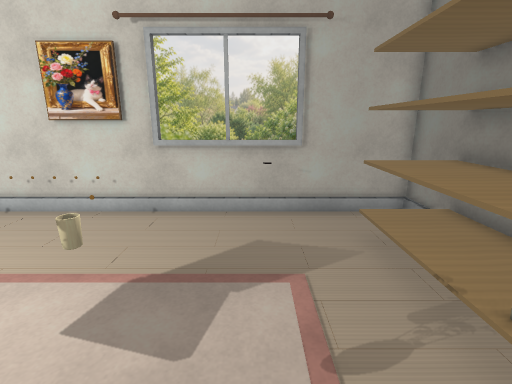
[1] (above)

12 first-person views from a walk through a Unity game level. The camera is 1.5 m above the floor, tilts 14° down and sees 85° across. The floor is counted in squares, 0.5 m on a side. Each view is taken from the middle of a square. On the plan, view 1 faces up. The plan holds only what a view shows up to about 20 squares ahead; the rest is blank. The player is left out. Door leaves are left out, so doorways stand open. Some surface patterns are stand-ins.

[2]
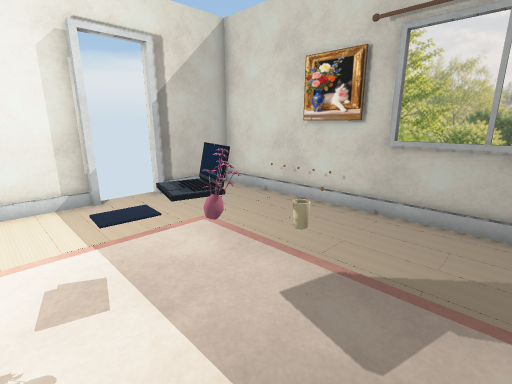

[3]
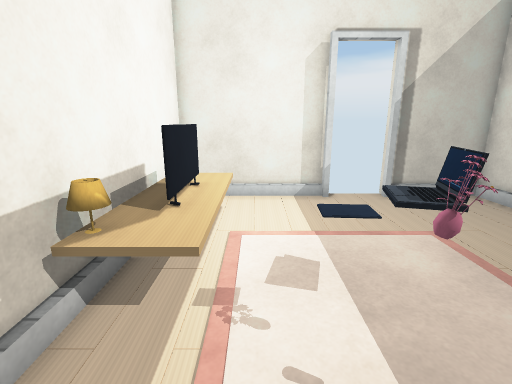

[4]
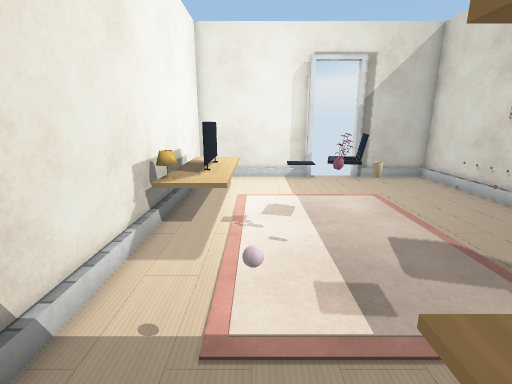

[5]
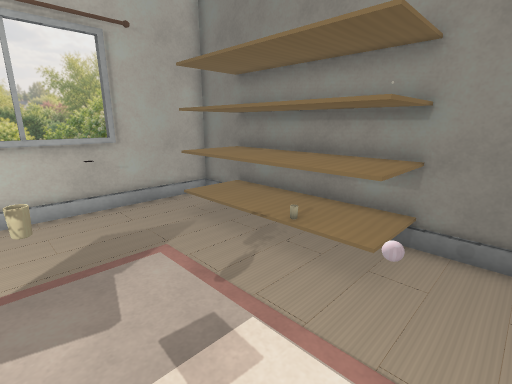

[6]
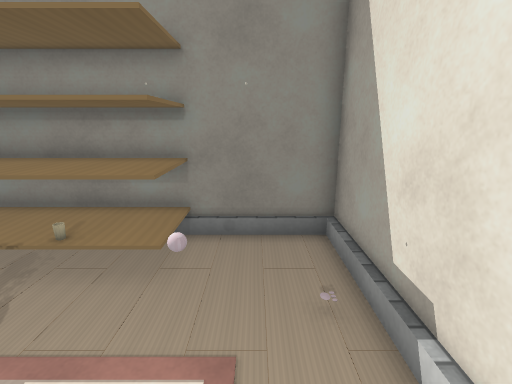

[7]
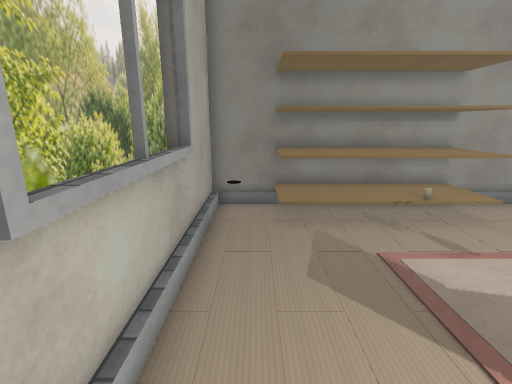

[8]
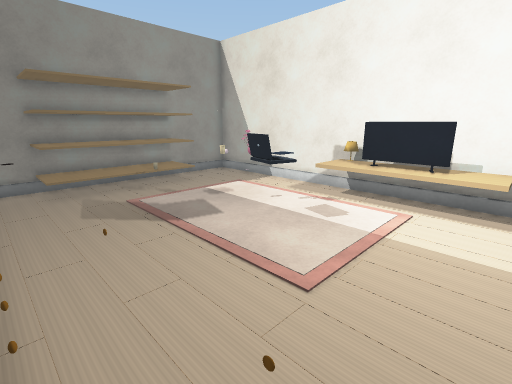

[9]
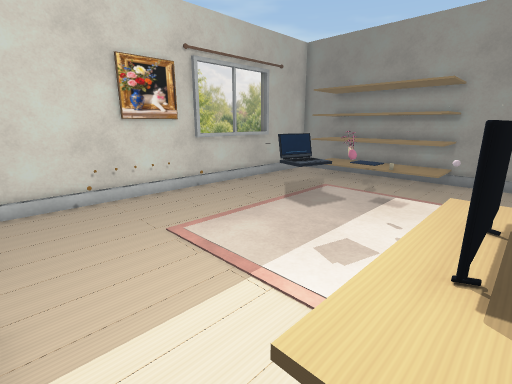

[10]
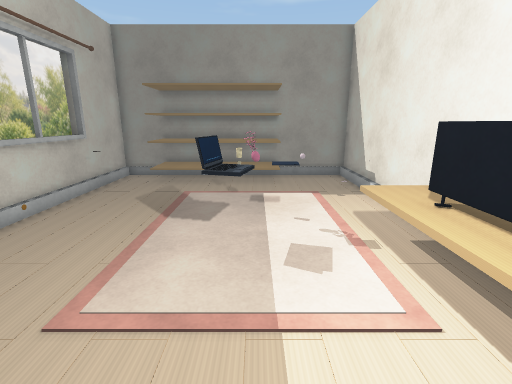

[11]
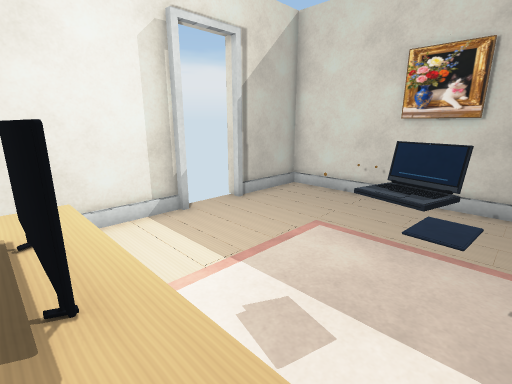

[12]
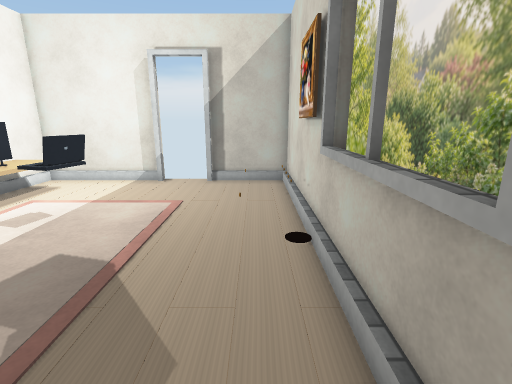

### Floor plan
Key: @ floor where view 1 was taken; # wall or solid block; . floor; D open door; = window, fence, low wall or low ledge; ^ raised ledge; O other object.
Columns run from 12 left of view 1 to 5 right of it. Each row starts with its distance up from view 1.
 10 ######OO##########
  9 #...=OOO.#####...#
  8 #...........O....#
  7 #..............OOO
  6 #..............OOO
  5 D..............OOO
  4 D....        ..OOO
  3 D....  OO    ..OOO
  2 #....  OOO   ..OOO
  1 #....   OO   ..OOO
  0 #....       @O...#
 -1 #..^^^^^^........#
 -2 #..^OOO^O........#
 -3 ###^^^^#O#########

Positions as (right, up) in squares from view 1, and headings:
1: (0, 0), facing up
2: (0, 0), facing up-left
3: (0, 0), facing left
4: (4, 0), facing left
5: (-2, -1), facing up-right
6: (-2, -1), facing right
7: (-5, 8), facing right
8: (-10, 9), facing down-right
9: (-11, -2), facing up-right
10: (-11, 2), facing right
11: (-3, -2), facing up-left
12: (3, 8), facing left
